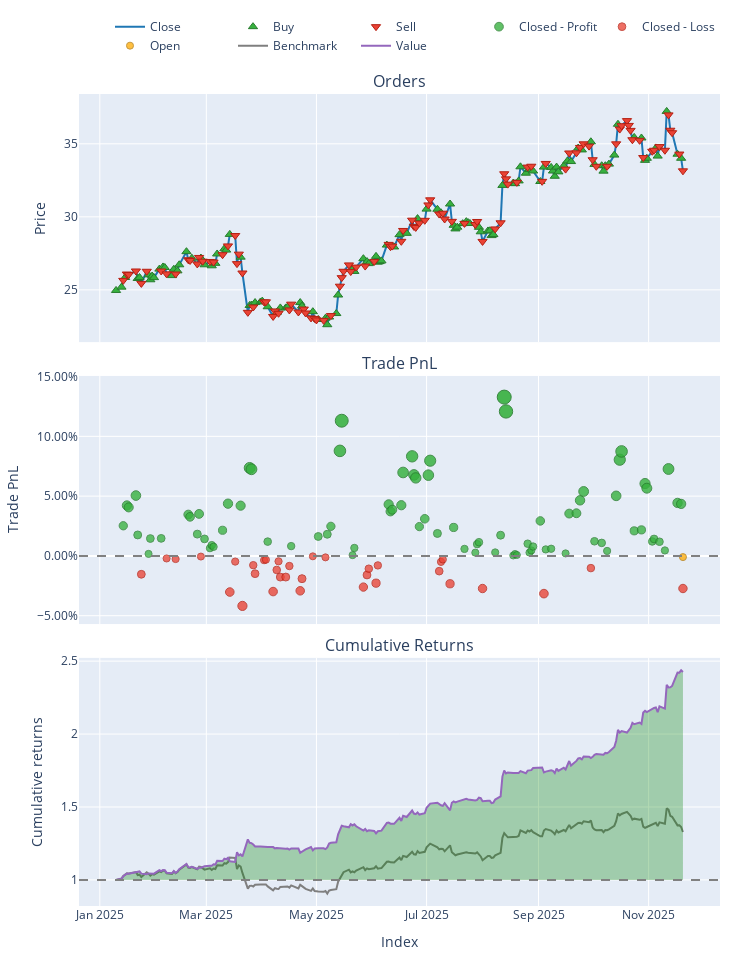

The code cell stored with this chart in its notebook:
### Markdown cell above
#### CWCO

### Code cell
# 2. Load Data
try:
    # ensuring your path is correct
    data = pd.read_csv('data/processed/CWCO_processed_2022.csv')
    if 'Date' in data.columns:
        data['Date'] = pd.to_datetime(data['Date'])
        data.set_index('Date', inplace=True)
    print("Data loaded successfully.")
except FileNotFoundError:
    print("Error: Data file not found. Check path.")
    sys.exit()

# 3. Split Train/Test
split_idx = int(len(data) * 0.7)
train_df = data.iloc[:split_idx]
test_df = data.iloc[split_idx:]

# --- TRAINING PHASE ---
print("Training SAC Agent...")

# Initialize Trainer (Pass config if needed, or defaults)
trainer = ModelTrainerRL(config['reinforcement_learning'])
env_params = config['reinforcement_learning']['environment']

# Create Training Environment
env_train = TradingEnvRL(
    train_df, 
    initial_balance=env_params.get('initial_balance', 10000),
    commission=env_params.get('commission', 0.001),
    lookback_window=env_params.get('lookback_window', 30),
    reward_func='profit'
)

# Train and Save
# This automatically handles the VecNormalize wrapper creation
result = trainer.train_sac(env_train) 

# IMPORTANT: Save the model and the normalization stats to disk
# We will reload them for the test phase to ensure consistency
save_path = "models/"
trainer.save_models(save_path)
print("Training Complete. Models saved.")

# --- INFERENCE PHASE (UPDATED) ---
print("Generating Agent Predictions on Test Data...")

# 1. Load the Trained Model
model = SAC.load(os.path.join(save_path, "sac_model"))

# 2. Create the Test Environment
# Must have the same observation space (columns) as training
env_test = TradingEnvRL(
    test_df, 
    initial_balance=env_params.get('initial_balance', 100000),
    commission=env_params.get('commission', 0.001),
    lookback_window=env_params.get('lookback_window', 30),
    reward_func='profit' 
)

# 3. Wrap it in DummyVecEnv (Required for SB3)
vec_env_test = DummyVecEnv([lambda: env_test])

# 4. Load Normalization Statistics
# This applies the Training Mean/Variance to the Test Data (Crucial!)
norm_path = os.path.join(save_path, "sac_vecnormalize.pkl")
if os.path.exists(norm_path):
    vec_env_test = VecNormalize.load(norm_path, vec_env_test)
    vec_env_test.training = False     # Do not update stats on test data
    vec_env_test.norm_reward = False  # Do not normalize rewards for testing
else:
    print("WARNING: Normalization stats not found. Model predictions may be garbage.")

# 5. Run Inference Loop
obs = vec_env_test.reset()
done = [False]  # VecEnv returns done as a list/array
actions = []

while not done[0]:
    # Predict action (obs is now correctly scaled)
    action, _ = model.predict(obs, deterministic=True)
    actions.append(action[0]) # Extract single action
    
    # Step the environment
    obs, _, done, _ = vec_env_test.step(action)

print(f"Generated {len(actions)} actions.")


# --- BACKTESTING PHASE ---
print("Running Backtest...")

backtester = PortfolioBacktesterRL(env_params) 

# Note: 'actions' corresponds to the period [lookback_window : end]
# Ensure your backtester handles this alignment. 
# Usually, passing the full price_data and the lookback_window allows 
# the backtester to slice the prices correctly to match the actions.
portfolio = backtester.run_backtest(
    price_data=test_df['close'], 
    predicted_weights=np.array(actions).flatten(),
    lookback_window=env_params.get('lookback_window', 30)
)

comparison = backtester.compare_with_buy_and_hold_rl()

# Show Metrics
metrics = backtester.get_performance_metrics()
print("\n--- Strategy Performance ---")
for k, v in metrics.items():
    print(f"{k}: {v:.4f}")
    
# Plot
portfolio.plot().show()
